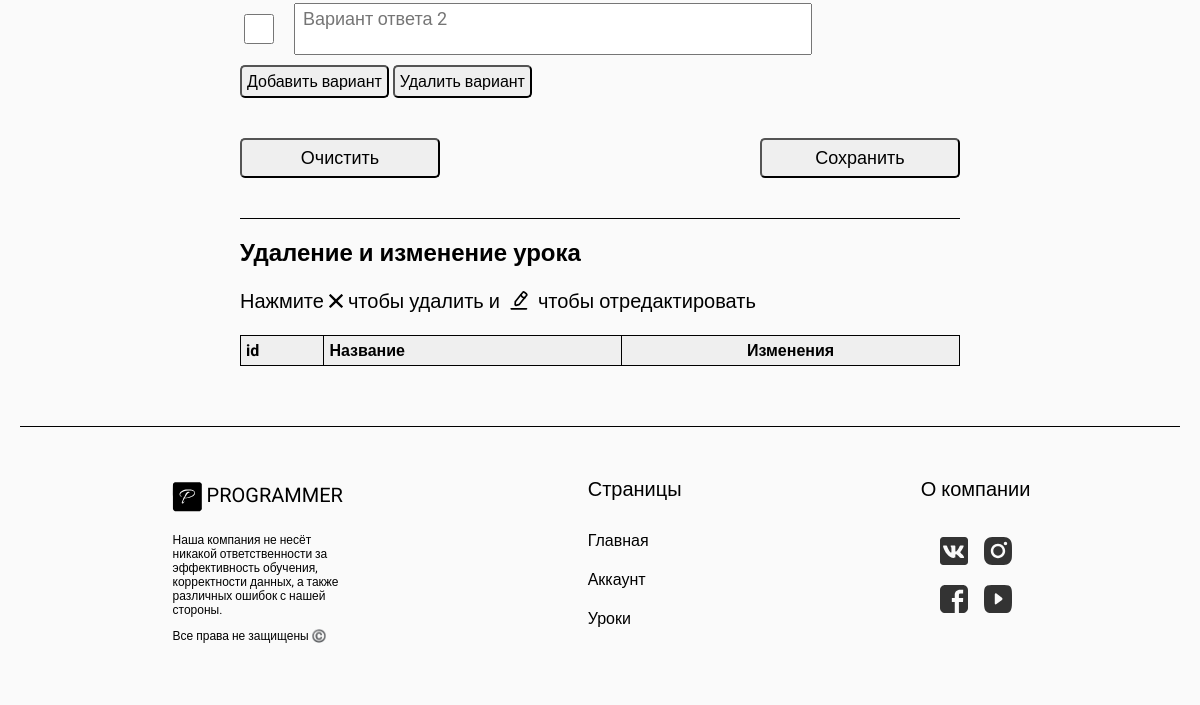
The app's page /lessoncreate (lower part), older data.
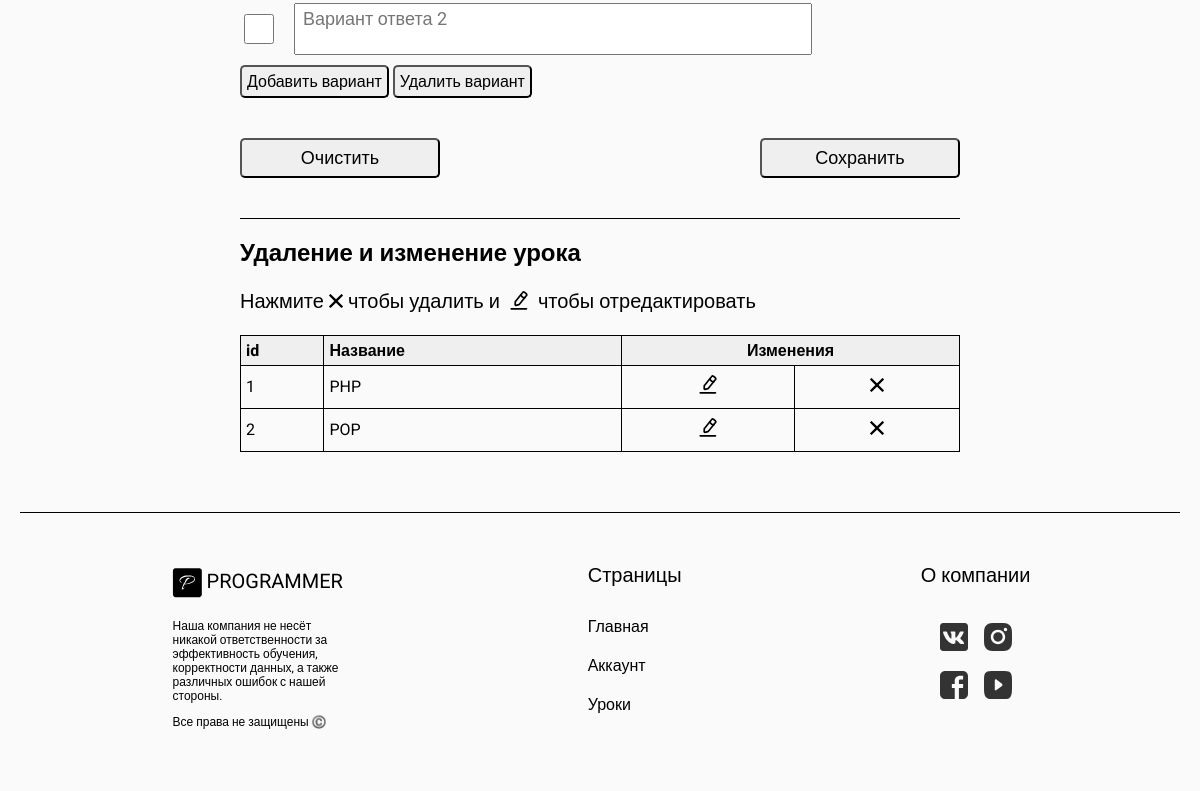
The same page, newer data.
### app.py (models this page shows)
class Lessons(db.Model):
    __tablename__ = 'lessons'
    id = db.Column(db.Integer, primary_key=True)
    title = db.Column(db.String(100), nullable=False)
    text = db.Column(db.Text, nullable=False)
    questions = db.relationship('Questions', backref='lesson', lazy=True)
    passed = db.relationship('UsersPassed', backref='lesson', lazy=True)

### app.py (the view)
@app.route('/lessoncreate', methods=['GET','POST'])
def lessonsadmin():
    lessons = Lessons.query.all()
    return render_template('lessoncreate.html', lessons=lessons, active_page='lessons')

### templates/lessoncreate.html (shortened to what this page needs)
{% extends 'pattern.html' %}
{% block main %}
<div class="interactions">
    <form method="post" class="interactions-form" enctype="multipart/form-data">
        <div class="interactions-form-group">
            <div class="interactions-form-questions">
                <div class="interactions-form-questions-options" id="answer-options">
                    <div class="interactions-form-questions-elem">
                        <input type="checkbox" name="is-correct" class="interactions-form-questions-elem-check" value="2">
                        <textarea type="text" name="answer-text" class="interactions-form-questions-elem-input" placeholder="Вариант ответа 2"></textarea><br>
                    </div>
                </div>
                <button type="button" class="interactions-form-questions-btns" onclick="addAnswer()">Добавить вариант</button>
                <button type="button" class="interactions-form-questions-btns" onclick="removeAnswer()">Удалить вариант</button>
            </div>
        </div>
        <div class="interactions-form-group-btns">
            <button class="interactions-form-group-btns-btn" id="interactions-btn-clear">Очистить</button>
            <button type="submit" class="interactions-form-group-btns-btn" id="interactions-btn-submit">Сохранить</button>
        </div>
    </form>
    <div class="interactions-edit">
        <h2 class="interactions-delete-title">Удаление и изменение урока</h2>
        <p class="interactions-delete-text">Нажмите <img src="../static/img/x-symbol.svg" alt="" class="interactions-edit-xsymbol"> чтобы удалить и <img src="../static/img/pencil-edit.svg" alt="" class="interactions-edit-pencil"> чтобы отредактировать</p>
        <table class="interactions-edit-table">
                <tr class="interactions-edit-table-str">
                    <td class="interactions-edit-table-str-title">id</td>
                    <td class="interactions-edit-table-str-title">Название</td>
                    <td class="interactions-edit-table-str-title" colspan="2">Изменения</td>
                </tr>
            {% for lesson in lessons%}
                <tr class="interactions-edit-table-str" id="interactions-edit-table-str{{lesson.id}}">
                    <td class="interactions-edit-table-str-id">{{ lesson.id }}</td>
                    <td class="interactions-edit-table-str-lesson">{{ lesson.title }}</td>
                    <td class="interactions-edit-table-str-edit"><a href="{{url_for('lessonedit', lesson_id=lesson.id)}}"> <img src="../static/img/pencil-edit.svg" alt="" class="interactions-edit-pencil"></a></td>
                    <td class="interactions-edit-table-str-btn"><button onclick="deleteLesson('{{lesson.id}}')"><img src="../static/img/x-symbol.svg" alt="" class="interactions-edit-xsymbol"></button></td>
                </tr>
            {% endfor %}
        </table>
    </div>
</div>
{% endblock %}

### templates/pattern.html (shortened to what this page needs)
<!DOCTYPE html>
<html lang="en">
<head>
    <link rel="stylesheet" href="{{ url_for('static', filename='css/main.css') }}">
</head>
<body>
    {% block main %}{% endblock %}
    <footer class="footer">
        <div class="footer-section">
            <div class="footer-section-rights">
                <div class="footer-section-rights-company">
                   <img src="../static/img/Programmer.svg" alt="">
                    <p>PROGRAMMER</p>
                </div>
                <p>Наша компания не несёт никакой ответственности за
                    эффективность обучения, корректности данных, а также различных ошибок с нашей стороны.
                </p>
                <p>Все права не защищены ©️</p>
            </div>
            <div class="footer-section-pages">
                <p>Страницы</p>
                <a href="{{ url_for('index')}}">Главная</a>
                <a href="{{ url_for('account')}}">Аккаунт</a>
                <a href="{{ url_for('lessons')}}">Уроки</a>
            </div>
            <div class="footer-section-cooperation">
                <p>О компании</p>
                <div class="footer-section-cooperation-media">
                    <a href="https://vk.com/">
                        <img src="../static/img/vk.svg" alt="">
                    </a>
                    <a href="https://www.instagram.com/">
                        <img src="../static/img/instagram.svg" alt="">
                    </a>
                    <a href="https://www.facebook.com/">
                        <img src="../static/img/facebook.svg" alt="">
                    </a>
                    <a href="https://www.youtube.com">
                        <img src="../static/img/youtube.svg" alt="">
                    </a>
                </div>
            </div>
        </div>
    </footer>
</body>
</html>

### static/css/main.css (style rules this page uses)
body { margin: 0; }
html { background-color: rgb(250, 250, 250); }
.footer { max-width: 1200px; color: black; display: flex; justify-content: center; margin: 0 auto; padding: 0 20px; }
.footer a { text-decoration: none; color: black; }
.footer .footer-section { width: 100%; display: flex; justify-content: space-around; border-radius: 0 0 50px 50px; border-top: 1px solid black; padding: 50px 30px; }
.footer .footer-section .footer-section-rights { max-width: 179px; }
.footer .footer-section .footer-section-rights p { font-size: 12px; margin-top: 10px; padding-left: 3px; }
.footer .footer-section .footer-section-rights-company { display: flex; align-items: center; margin-bottom: 20px; }
.footer .footer-section .footer-section-rights-company img { width: 34px; }
.footer .footer-section .footer-section-rights-company p { font-size: 20px; margin: 0; }
.footer .footer-section .footer-section-pages { display: flex; flex-direction: column; }
.footer .footer-section .footer-section-pages p { font-size: 20px; margin: 0; margin-bottom: 20px; }
.footer .footer-section .footer-section-pages a { font-size: 16px; margin: 10px 0; transition: 0.3s ease; }
.footer .footer-section .footer-section-cooperation p { font-size: 20px; margin: 0; margin-bottom: 36px; }
.footer .footer-section .footer-section-cooperation-media { display: flex; justify-content: center; width: 80px; flex-wrap: wrap; gap: 16px; margin: 10px auto; text-decoration: none; }
.footer .footer-section .footer-section-cooperation-media img { width: 28px; transition: 0.3s ease; }
.interactions { width: 60%; margin: 60px auto; padding: 0 20px; }
.interactions .interactions-form .interactions-form-group { display: flex; flex-direction: column; }
.interactions .interactions-form .interactions-form-questions .interactions-form-questions-elem { display: flex; align-items: center; }
.interactions .interactions-form .interactions-form-questions .interactions-form-questions-elem .interactions-form-questions-elem-input { padding: 4px 8px; font-size: 18px; margin: 10px 0; width: 500px; resize: none; }
.interactions .interactions-form .interactions-form-questions .interactions-form-questions-elem .interactions-form-questions-elem-check { width: 30px; height: 30px; margin-right: 20px; }
.interactions .interactions-form .interactions-form-questions .interactions-form-questions-btns { width: -moz-fit-content; width: fit-content; padding: 5px; font-size: 16px; border-radius: 5px; cursor: pointer; }
.interactions .interactions-form .interactions-form-group-btns { display: flex; flex-direction: row; justify-content: space-between; margin: 40px 0; }
.interactions .interactions-form .interactions-form-group-btns .interactions-form-group-btns-btn { display: block; width: 200px; font-size: 18px; height: 40px; border-radius: 5px; cursor: pointer; }
.interactions .interactions-edit { border-top: 1px solid black; }
.interactions .interactions-edit .interactions-delete-text { font-size: 20px; display: flex; align-items: center; }
.interactions .interactions-edit .interactions-edit-xsymbol { width: 14px; margin: 0 5px; }
.interactions .interactions-edit .interactions-edit-pencil { width: 28px; margin: 0 5px; }
.interactions .interactions-edit .interactions-edit-table { width: 100%; border-collapse: collapse; }
.interactions .interactions-edit .interactions-edit-table .interactions-edit-table-str .interactions-edit-table-str-title { font-weight: bold; padding: 5px; background: #efefef; border: 1px solid black; }
.interactions .interactions-edit .interactions-edit-table .interactions-edit-table-str td { border: 1px solid black; padding: 5px; }
.interactions .interactions-edit .interactions-edit-table .interactions-edit-table-str td:nth-of-type(3), .interactions .interactions-edit .interactions-edit-table .interactions-edit-table-str td:nth-of-type(4) { text-align: center; }
.interactions .interactions-edit .interactions-edit-table .interactions-edit-table-str .interactions-edit-table-str-btn button { width: 100%; height: 100%; border: none; background-color: rgb(250, 250, 250); cursor: pointer; }

### templates/pattern.html (style rules this page uses)
* { font-family: "Roboto", sans-serif; }

Row changes from the older to the newer data that the page shows:
added Lessons: id "1", title "PHP"
added Lessons: id "2", title "POP"
